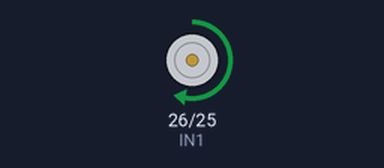
Recording of a sketch running on a simulated ESP32. On the bench: motor-driver pin pairs drawn as motors (green arrow = first pin HIGH = forward, orange = second pin HIGH = backward, longer = more drive).

Above: at 1.5 s.
At 4.5 s:
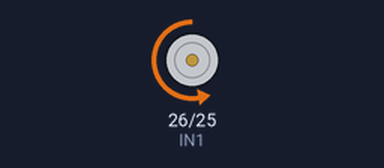
At 7.5 s:
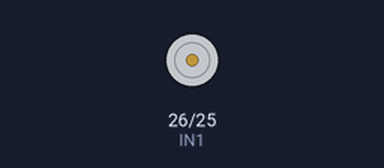
Timing chart, 0 to 11.7 s (numbered marks = the images above):
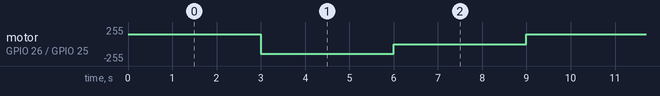

The sketch:

Motor_Test.ino
```cpp
const int IN1 = 26;
const int IN2 = 25;
int enable1Pin = 23;
//int enable2Pin = 22;

int velocidadDerecha = 150; //ciclo de trabajo de 0 a 255
int canal1MotorD = 0;
int canal2MotorD = 1;

int frecuencia = 10000;
int resolucion = 8;

void setup() {
  pinMode (IN1, OUTPUT);
  pinMode (IN2, OUTPUT);
  //pinMode (enable1Pin, OUTPUT);
  //pinMode (enable2Pin, OUTPUT);

  ledcSetup (canal1MotorD,frecuencia,resolucion);
  ledcAttachPin (IN1,canal1MotorD);

  ledcSetup (canal2MotorD,frecuencia,resolucion);
  ledcAttachPin (IN2,canal2MotorD);
}

void loop() {
  // put your main code here, to run repeatedly:

  giroHorario (canal1MotorD, canal2MotorD, velocidadDerecha);
  delay (3000);
  giroAntihorario (canal1MotorD, canal2MotorD, velocidadDerecha);
  delay (3000);
  pararMotor (canal1MotorD, canal2MotorD);
  delay (3000);
}

void giroHorario (int canal1, int canal2, int cv)
{

ledcWrite (canal1, cv);
ledcWrite (canal2, 0);
}

void giroAntihorario (int canal1, int canal2, int cv)
{

ledcWrite (canal1, 0);
ledcWrite (canal2, cv);
}

void pararMotor (int canal1, int canal2)
{
ledcWrite (canal1, 0);
ledcWrite (canal2, 0);
}
```

Measured:
- by itself, motor on GPIO 26 (IN1) / GPIO 25 (IN2): repeats every 9.0 s: backward 149/255 3.0 s, stopped 3.0 s, forward 149/255 3.0 s
